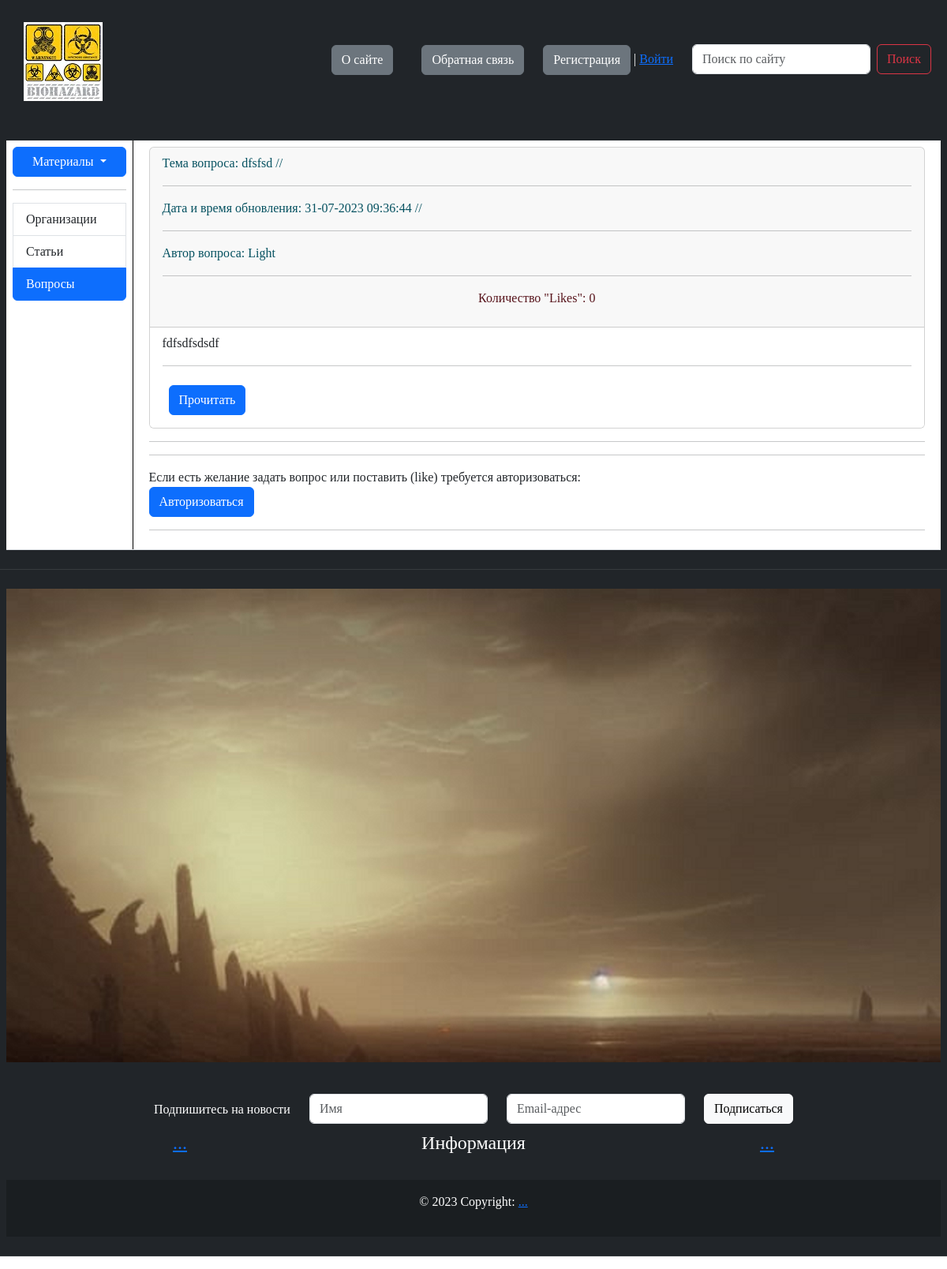
/show_questions/, run on the app's committed database.
### trash_app/models.py (models this page shows, shortened)
class Question(models.Model):
    author = models.ForeignKey(
        CustomUser,
        on_delete=models.CASCADE,
        related_name="users_questions",
        verbose_name="Автор вопроса",
    )
    title = models.CharField(
        max_length=50,
        db_index=True,
        help_text="Не более 50 символов",
        verbose_name="Заголовок",
    )
    content = models.TextField("Содержание вопроса")
    date_created = models.DateTimeField(auto_now_add=True, verbose_name="Дата создания")
    date_updated = models.DateTimeField(auto_now=True, verbose_name="Дата обновления")
    slug = models.SlugField(
        max_length=50, unique=True, db_index=True, verbose_name="URL"
    )
    likes = models.ManyToManyField(
        CustomUser, related_name="question_likes", blank=True
    )
    class Meta:
        verbose_name = "Вопрос"
        verbose_name_plural = "Вопросы"
        ordering = ["-date_created"]
    def total_likes(self):
        return self.likes.count()
    def get_absolute_url(self):
        return reverse(
            "question_detailed", kwargs={"question_slug": self.slug, "pk": self.pk}
        )

### users/models.py (models this page shows)
class CustomUser(AbstractUser):
    status_choose = (
        ("regular", "regular"),
        ("subscriber", "subscriber"),
        ("moderator", "moderator"),
    )
    email = models.EmailField(unique=True)
    status = models.CharField(max_length=50, choices=status_choose, default="regular")
    description = models.TextField("Описание", max_length=600, default="", blank=True)
    class Meta:
        verbose_name = "Пользователь"
        verbose_name_plural = "Пользователи"
    def __str__(self) -> str:
        return self.username

### trash_app/views.py (the view, shortened to what this page needs)
# urls.py: path("show_questions/", questions_showing, name="show_questions"),
def questions_showing(request):
    template = "trash_app/show_questions.html"
    context = {"menu": ContextDataMenu, "title": "Вопросы"}
    success_message = False
    if request.method != "POST":
        form = QuestionForm()
    context["form"] = form
    context["success_message"] = success_message
    questions = Question.objects.all()
    paginator = Paginator(questions, 2)
    page_number = request.GET.get("page", 1)
    page = paginator.get_page(page_number)
    context["pages"] = page
    context["questions"] = questions
    context["is_paginated"] = page.has_other_pages()
    if page.has_previous():
        context["previous_url"] = f"?page={page.previous_page_number()}"
    else:
        context["previous_url"] = ""
    if page.has_next():
        context["next_url"] = f"?page={page.next_page_number()}"
    else:
        context["next_url"] = ""
    return render(request, template, context=context)

### trash_app/forms.py (shortened to what this page needs)
class QuestionForm(forms.ModelForm):
    class Meta:
        model = Question
        fields = ["title", "content"]
    def __init__(self, *args, **kwargs):  # - переопределяем главный метод-конструктор;
        super().__init__(
            *args, **kwargs
        )  # - воздействуем на <QuestionForm> или на <ModelForm>? и переопределяем метод <__init__>;
        for field in self.fields:
            self.fields[field].widget.attrs["class"] = "form-control"

### trash_app/templates/trash_app/show_questions.html (shortened to what this page needs)
{% extends 'trash_app/base.html' %}
{% block content %}
{% for question in pages %}
<div class="card" style="width: auto;">
    <div class="card-header">
        <p class="text-info-emphasis">Тема вопроса: {{question.title}} //</p>
        <hr>
        <p class="text-info-emphasis">Дата и время обновления: {{question.date_updated|date:"d-m-Y H:i:s"}} //</p>
        <hr>
        <p class="text-info-emphasis">Автор вопроса: {{question.author}}</p>
        <hr>
        <center>
            <p class="text-danger-emphasis">Количество "Likes": {{ question.total_likes }}</p>
        </center>
    </div>
    <ul class="list-group list-group-flush">
        <li class="list-group-item">
            {{question.content|linebreaks|truncatewords:30}}
            <hr>
            <div class="hstack gap-3">
                <div class="p-2">
                    <form action="{{ question.get_absolute_url }}" method="get">
                        <button type="submit" class="btn btn-primary">Прочитать</button>
                    </form>
                </div>
            </div>
        </li>
    </ul>
</div>
<hr>
{% endfor %}
{% if user.is_authenticated %}
{% include 'includes/add_question.html' %}
{% else %}
<hr>
Если есть желание задать вопрос или поставить (like) требуется авторизоваться:
<p class="link-read-post"><a href="{% url 'login' %}?next={{ request.path }}" class="btn btn-primary">Авторизоваться</a>
</p>
{% endif %}
<hr>
{% endblock %}

### data on the page
Question: title "dfsfsd", date_updated "31-07-2023 09:36:44", author "Light", total_likes "0", content "fdfsdfsdsdf"

### other printed values
{{ element.title }} "О сайте" "Обратная связь"
{{ element.title }} "Организации" "Статьи" "Вопросы"
